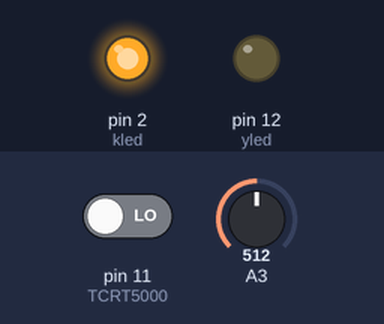
Recording of a sketch running on a simulated Arduino Uno, built with avr-gcc and run on an emulated ATmega328P. On the bench: output pins drawn as LEDs (lit = HIGH). The test bench sets the inputs (shaded band); at power-on: pin 11 (TCRT5000) LOW, A3 = 512. What the sketch prints to the serial monitor is not drawn.

Above: at 1.2 s.
1.3 s: pin 11 (TCRT5000) driven HIGH
At 1.6 s:
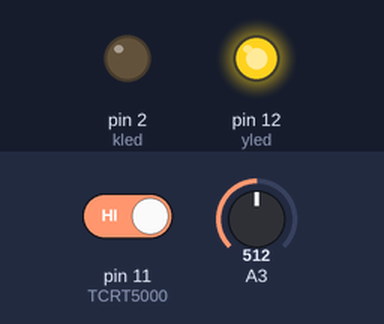
2.8 s: pin 11 (TCRT5000) driven LOW
At 4.1 s:
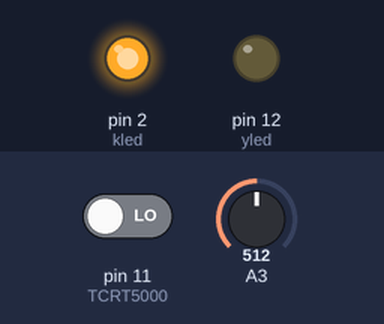
Timing chart, 0 to 5.8 s (numbered marks = the images above; inputs shaded):
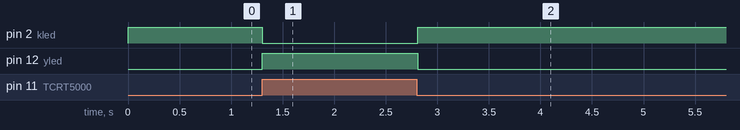

Measured:
- after the input at 1.3 s, pin 2 (kled): HIGH → LOW at once; pin 12 (yled): LOW → HIGH at once
- after the input at 2.8 s, pin 2 (kled): LOW → HIGH at once; pin 12 (yled): HIGH → LOW at once

The sketch:

tcrt500_uyg.ino
```cpp
int kled=2;
int yled=12;
int TCRT5000=11;

void setup() {
  Serial.begin(9600);
pinMode(TCRT5000,INPUT);
pinMode(yled,OUTPUT);
pinMode(kled,OUTPUT);
}

void loop() {
int bilgi_d=digitalRead(TCRT5000);
int bilgi_a=analogRead(A3);

  Serial.println(bilgi_a);

  if(bilgi_d==1){
    digitalWrite(yled,1);
    digitalWrite(kled,0);
      delay(100);
  }
  else{
    digitalWrite(yled,0);
    digitalWrite(kled,1);
      delay(100);
  }

}
```
